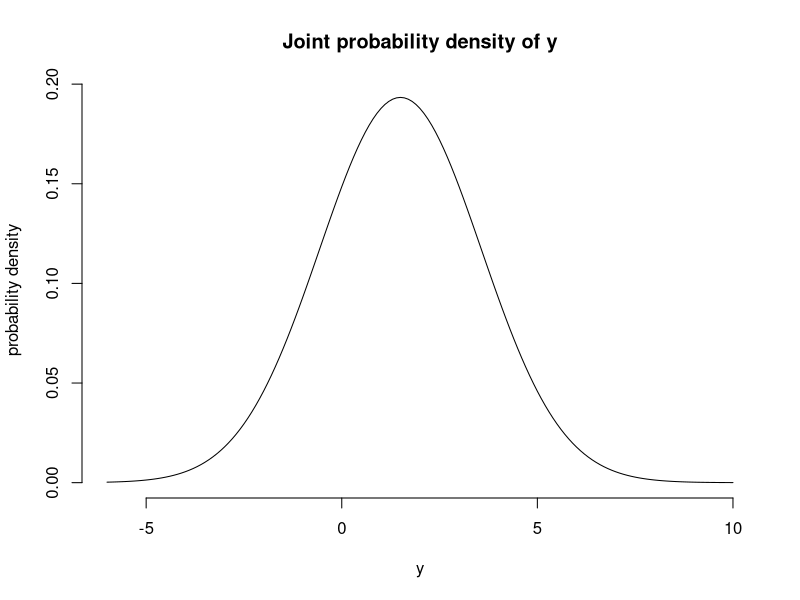

The R source for this figure:
## ---- chunk 1
knitr::opts_chunk$set(echo = TRUE, comment = "#>", dpi = 300)
## ---- chunk 2
y <- seq(-6, 10, 0.1)
d <- 0.5 * dnorm(y, 1, 2) + 0.5 * dnorm(y, 2, 2)
plot(
  y, d,
  type = "l",
  frame = FALSE,
  xlab = "y",
  ylab = "probability density",
  main = "Joint probability density of y"
)
## ---- chunk 3
(0.5 * dnorm(1, 1, 2)) / (0.5 * dnorm(1, 1, 2) + 0.5 * dnorm(1, 2, 2))
## ---- chunk 4
sessionInfo()
